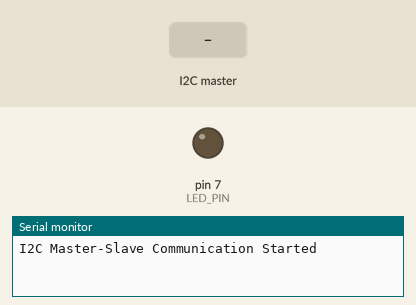
Recording of a sketch running on a simulated Arduino Uno, built with avr-gcc and run on an emulated ATmega328P. Parts: output pins drawn as LEDs (lit = HIGH), the last lines printed to the serial monitor. Inputs (shaded band) come from the test bench.

Above: at 1.2 s.
1.3 s: the I2C master sends the byte 1
At 1.7 s:
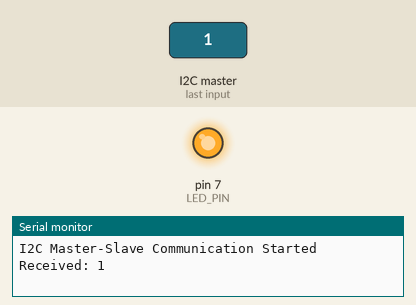
2.8 s: the I2C master sends the byte 0
At 4.0 s:
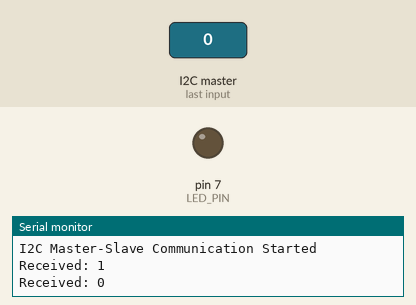
Timing chart, 0 to 5.8 s (numbered marks = the images above; inputs shaded):
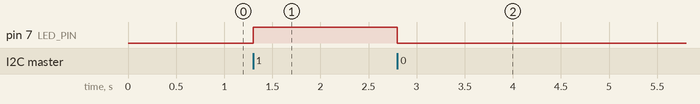

The sketch:

SlaveLEDHoldtoBlink.ino
```cpp
#include <Wire.h>

#define SLAVE_ADDR 9
int LED_PIN = 7;
int rd = 0; // received data

void setup() {
  pinMode(LED_PIN, OUTPUT);

  Wire.begin(SLAVE_ADDR);              // join I2C bus as slave
  Wire.onReceive(receiveEvent);        // register event handler

  Serial.begin(9600);
  Serial.println("I2C Master-Slave Communication Started");
}

void receiveEvent(int howMany) {
  if (Wire.available()) {
    rd = Wire.read();  // read one byte (0 or 1)
    Serial.print("Received: ");
    Serial.println(rd);
  }
}

void loop() {
  digitalWrite(LED_PIN, rd == 1 ? HIGH : LOW);
}
```

Measured:
- after the input at 1.3 s, pin 7 (LED_PIN): LOW → HIGH at once
- after the input at 2.8 s, pin 7 (LED_PIN): HIGH → LOW at once
